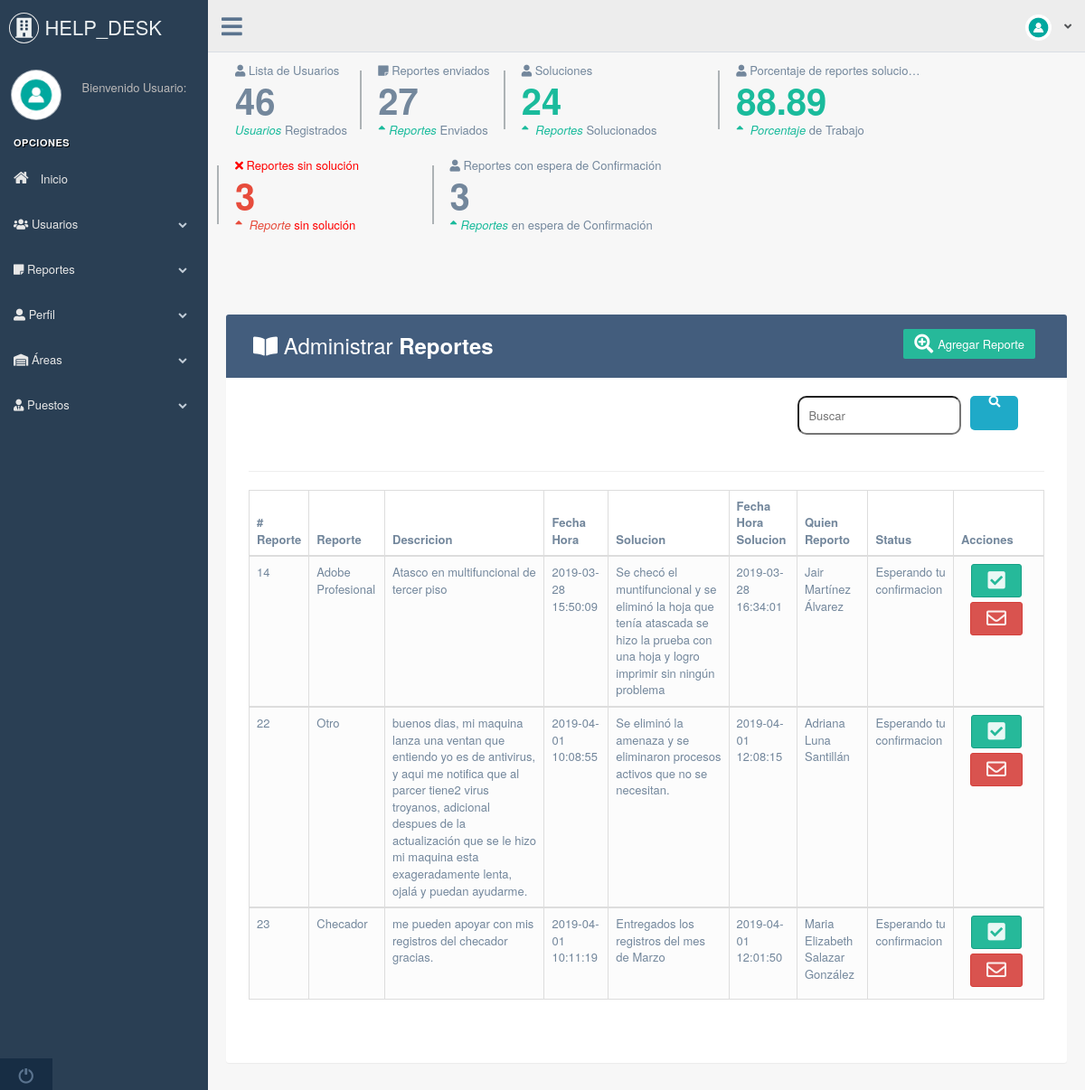
The page /administrator/reporte.php on the database its author committed.
### tables this page shows
CREATE TABLE `mreporte` (
  `id_reporte` int(11) NOT NULL,
  `idcreporte` int(11) NOT NULL,
  `descripcion` text NOT NULL,
  `fecha_hora` datetime NOT NULL DEFAULT CURRENT_TIMESTAMP,
  `status` int(11) NOT NULL DEFAULT '1',
  `idusuario` int(11) NOT NULL
);

CREATE TABLE `creportes` (
  `idcreporte` int(11) NOT NULL,
  `reporte` varchar(255) NOT NULL,
  `status` int(11) NOT NULL DEFAULT '1'
);

CREATE TABLE `msolucion` (
  `id_msolucion` int(11) NOT NULL,
  `solucion` text NOT NULL,
  `fechahora` datetime NOT NULL DEFAULT CURRENT_TIMESTAMP,
  `status` int(11) NOT NULL DEFAULT '1',
  `id_mreporte` int(11) NOT NULL,
  `soluciono` varchar(255) NOT NULL,
  `tiempoinver` int(11) NOT NULL
);

CREATE TABLE `musuario` (
  `idusuario` int(11) NOT NULL,
  `nombre` varchar(255) NOT NULL,
  `nomusuario` varchar(255) NOT NULL,
  `password` varchar(255) NOT NULL,
  `id_carea` int(11) NOT NULL,
  `id_cpuesto` int(11) NOT NULL,
  `id_cusuario` int(11) NOT NULL DEFAULT '2',
  `status` int(11) NOT NULL DEFAULT '1',
  `correo` varchar(255) NOT NULL
);

### administrator/reporte.php (the view, shortened to what this page needs)
<?php
include '../php/conexion.php';
?>
<!DOCTYPE html>
<html lang="en">
  <head>
<link rel="stylesheet" type="text/css" href="css/custom.css">
  <?php include 'includes/script.php';?>
  </head>
  <?php include 'includes/script.php' ?>
  </head>
  <body class="nav-md">
    <div class="container body">
      <div class="main_container">
        <div class="col-md-3 left_col">
          <div class="left_col scroll-view">
            <div class="navbar nav_title" style="border: 0;">
              <a href="index.php" class="site_title"><i class="fas fa-building"></i> HELP_DESK<span></span></a>
            </div>
           <?php include 'includes/menu.php';?>
            <div class="sidebar-footer hidden-small">
              <a data-toggle="tooltip" data-placement="top" title="Logout" href="salir.php">
                <span class="glyphicon glyphicon-off" aria-hidden="true"></span>
              </a>
            </div>
          </div>
        </div>
<div class="top_nav">
          <div class="nav_menu">
            <nav>
              <div class="nav toggle">
                <a id="menu_toggle"><i class="fa fa-bars"></i></a>
              </div>
              <ul class="nav navbar-nav navbar-right">
                <li class="">
                  <a href="profile.php" class="user-profile dropdown-toggle" aria-expanded="false">
                    <img src="images/user.jpg" alt=""><?php echo $_SESSION['nombre']?>
                    <span class=" fa fa-angle-down"></span>
                  </a>
                  </ul>
            </nav>
          </div>
        </div>
<div class="right_col" role="main">
           <div class="row tile_count">
            <div class="col-md-2 col-sm-4 col-xs-6 tile_stats_count">
              <span class="count_top"><i class="fa fa-user"></i> Lista de Usuarios</span>
              <div class="count">
                <?php
                  $sql="SELECT * FROM musuario";
                  $result=mysqli_query($con,$sql);
                   $campos=mysqli_num_rows($result);
                   echo $campos;
                ?>
              </div>
              <span class="count_bottom"><i class="green">Usuarios </i> Registrados</span>
            </div>
            <div class="col-md-2 col-sm-4 col-xs-6 tile_stats_count">
              <span class="count_top"><i class="fas fa-sticky-note"></i> Reportes enviados</span>
              <div class="count">
                <?php
                  $sql="SELECT * FROM mreporte";
                  $result=mysqli_query($con,$sql);
                   $campos=mysqli_num_rows($result);
                   echo $campos;
                ?>
              </div>
              <span class="count_bottom"><i class="green"><i class="fa fa-sort-asc"></i>Reportes  </i> Enviados</span>
            </div>
            <div class="col-md-3 col-sm-3 col-xs-6 tile_stats_count">
              <span class="count_top"><i class="fa fa-user"></i> Soluciones</span>
              <div class="count green"><?php
                  $sql="SELECT * FROM msolucion";
                  $result=mysqli_query($con,$sql);
                   $campos=mysqli_num_rows($result);
                   echo $campos;
                ?> </div>
              <span class="count_bottom"><i class="green"><i class="fa fa-sort-asc"></i> Reportes</i> Solucionados</span>
            </div>
          <div class="col-md-3 col-sm-7 col-xs-6 tile_stats_count">
              <span class="count_top"><i class="fa fa-user"></i> Porcentaje de reportes solucionados</span>
              <div class="count green"><?php
                 $sql="SELECT * FROM mreporte";
                  $result=mysqli_query($con,$sql);
                   $campos=mysqli_num_rows($result);
                    $sql1="SELECT * FROM msolucion";
                  $result1=mysqli_query($con,$sql1);
                   $campos1=mysqli_num_rows($result1);
                  $operacion = $campos1*100;
                  if ($campos==0||$campos1==0) {
                    $total="0%";
                    echo $total;
                  }else {
                     $nop = $operacion/$campos;
                  echo round($nop,2);
                  }
                ?> </div>
              <span class="count_bottom"><i class="green"><i class="fa fa-sort-asc"></i> Porcentaje</i>  de Trabajo</span>
            </div>
 <div class="col-md-3 col-sm-7 col-xs-6 tile_stats_count">
              <span class="count_top" style="color: red"><i class="fas fa-times"></i> Reportes sin solución</span>
              <div class="count red"><?php
                 $sql="SELECT * FROM mreporte";
                  $result=mysqli_query($con,$sql);
                   $campos=mysqli_num_rows($result);
                    $sql1="SELECT * FROM msolucion";
                  $result1=mysqli_query($con,$sql1);
                   $campos1=mysqli_num_rows($result1);
                  $operacion = $campos-$campos1;
                 echo $operacion;
                ?> </div>
              <span class="count_bottom" style="color: red"><i class="red"><i class="fa fa-sort-asc"></i> Reporte </i>  sin solución</span>
            </div>
            <div class="col-md-5 col-sm-4 col-xs-6 tile_stats_count">
              <span class="count_top"><i class="fa fa-user"></i> Reportes con espera de Confirmación</span>
              <div class="count">
                <?php
                  $sql="SELECT * FROM coun";
                  $result=mysqli_query($con,$sql);
                   $campos=mysqli_num_rows($result);
                   echo $campos;
                ?>
              </div>
 <span class="count_bottom"><i class="green"><i class="fa fa-sort-asc"></i>Reportes  </i> en espera de Confirmación</span>
            </div>
   </div>
          <br />
    <div class="container">
        <div class="table-wrapper">
            <div class="table-title">
                <div class="row">
                    <div class="col-sm-6">
            <h2> <i class="fas fa-book-open"></i> Administrar <b>Reportes</b></h2>
          </div>
          <div class="col-sm-6">
            <a href="#addreporteModal" class="btn btn-success" data-toggle="modal"><i class="fas fa-search-plus"></i> <span>Agregar Reporte</span></a>
          </div>
                </div>
            </div>
      <div class='col-sm-4 pull-right'>
        <div id="custom-search-input">
                            <div class="input-group col-md-12">
                                <form action="buscar_reporte.php" method="get" class="form_search">
                <input type="text" name="busqueda" id="busqueda" class="form_search" placeholder="Buscar">
                <button type="submit" class="btn_search"><i class="fas fa-search"></i> </button>
            </form>
                            </div>
                </div>
      </div>
      <div class='clearfix'></div>
      <hr>
 <table id="datatable-buttons" class="table table-striped table-bordered">
                      <thead>
                        <tr>
                          <th># Reporte</th>
                          <th>Reporte</th>
                          <th>Descricion</th>
                          <th>Fecha Hora</th>
                          <th>Solucion</th>
                          <th>Fecha Hora Solucion</th>
                          <th>Quien Reporto</th>
                          <th>Status</th>
                          <th>Acciones</th>
                        </tr>
                         <?php
                         $nombre = $_SESSION['nombre'];
              $query=mysqli_query($con,"SELECT creportes.reporte,mreporte.id_reporte,mreporte.descripcion,mreporte.fecha_hora,musuario.nombre,mreporte.status,msolucion.solucion,msolucion.fechahora,musuario.correo FROM mreporte INNER JOIN creportes on creportes.idcreporte = mreporte.idcreporte INNER JOIN musuario on musuario.idusuario = mreporte.idusuario
              INNER JOIN msolucion on msolucion.id_mreporte =mreporte.id_reporte  where musuario.nombre= '$nombre' or mreporte.status=3 ORDER BY mreporte.id_reporte ASC ");
              $result = mysqli_num_rows($query);
              if ($result > 0) {
              while($data = mysqli_fetch_array($query)){
                if ($data['status'] ==3) {
                     $status= "Esperando tu confirmacion";
         $campo_largo = $data['descripcion'];
         $campo = $data['solucion'];
              ?>
                      </thead>
                      <tbody>
                        <tr>
                          <td><?php echo $data['id_reporte'];?></td>
                          <td><?php echo $data['reporte'];?></td>
                          <td><?php echo str_replace("\n", "<br>", $campo_largo);?></td>
                          <td><?php echo $data['fecha_hora'];?></td>
                          <td><?php echo str_replace("\n", "<br>", $campo);?></td>
                              <td><?php echo $data['fechahora'];?></td>
                          <td><?php echo $data['nombre'];?>
                             <td><?php echo $status;?></td>
                             <td>
                            <center>
                          <a href="confirm_solution.php?idreporte=<?php echo $data["id_reporte"];?>"  ><button type="submit" name="accion" class="btn btn-success"><i class="fas fa-check-square"></i></button></a>
 <form action="action3.php" method="post">
                          <a href="enviar_confirmacion.php?idreporte=<?php echo $data["id_reporte"]; echo $data["correo"];echo $data["nombre"];?>"><button type="submit" name="accion" class="btn btn-danger"><i class="far fa-envelope"></i></button></a></a>
                          </form>
                          </center>
                          </td>
                          </td>
                         </tr>
                      </tbody>
                       <?php
}
}
 }
        ?>
                    </table>
                <footer>
        </footer>
      </div>
    </div>
  </body>
</html>

### administrator/includes/script.php (shortened to what this page needs)
<link href="../vendors/bootstrap/dist/css/bootstrap.min.css" rel="stylesheet">
   <link href="../vendors/font-awesome/css/font-awesome.min.css" rel="stylesheet">
   <link rel="stylesheet" href="https://use.fontawesome.com/releases/v5.7.2/css/all.css">
   <link href="../vendors/nprogress/nprogress.css" rel="stylesheet">
   <link href="../vendors/iCheck/skins/flat/green.css" rel="stylesheet">
   <link href="../vendors/bootstrap-progressbar/css/bootstrap-progressbar-3.3.4.min.css" rel="stylesheet">
   <link href="../vendors/jqvmap/dist/jqvmap.min.css" rel="stylesheet"/>
   <link href="../vendors/bootstrap-daterangepicker/daterangepicker.css" rel="stylesheet">
   <link href="../build/css/custom.min.css" rel="stylesheet">

### administrator/includes/menu.php (shortened to what this page needs)
<div class="profile clearfix">
             <div class="profile_pic">
               <img src="images/user.jpg" alt="..." class="img-circle profile_img">
             </div>
             <div class="profile_info">
               <span>Bienvenido Usuario: </span>
             </div>
           </div>
           <br />
           <div id="sidebar-menu" class="main_menu_side hidden-print main_menu">
             <div class="menu_section">
               <h3>Opciones</h3>
               <ul class="nav side-menu">
                 <li><a href="index.php" ><i class="fa fa-home"></i> Inicio </a>
                 </li>
                 <li><a><i class="fas fa-users"></i> Usuarios <span class="fa fa-chevron-down"></span></a>
                 </li>
                 <li><a><i class="fas fa-sticky-note"></i> Reportes <span class="fa fa-chevron-down"></span></a>
                 </li>
                 <li><a><i class="fas fa-user-alt"></i> Perfil <span class="fa fa-chevron-down"></span></a>
                 </li>
                <li><a><i class="fas fa-warehouse"></i> Áreas <span class="fa fa-chevron-down"></span></a>
                 </li>
                  <li><a><i class="fas fa-user-tie"></i> Puestos <span class="fa fa-chevron-down"></span></a>
                 </li>
               </ul>
             </div>
           </div>

### administrator/css/custom.css (style rules this page uses)
body { color: #566787; background: #f5f5f5; font-family: 'Varela Round', sans-serif; font-size: 13px; }
.table-wrapper { background: #fff; padding: 20px 25px; margin: 30px 0; border-radius: 3px; box-shadow: 0 1px 1px rgba(0,0,0,.05); }
.table-title { padding-bottom: 15px; background: #435d7d; color: #fff; padding: 16px 30px; margin: -20px -25px 10px; border-radius: 3px 3px 0 0; }
.table-title h2 { margin: 5px 0 0; font-size: 24px; }
.table-title .btn { color: #fff; float: right; font-size: 13px; border: none; min-width: 50px; border-radius: 2px; border: none; outline: none !important; margin-left: 10px; }
.table-title .btn i { float: left; font-size: 21px; margin-right: 5px; }
.table-title .btn span { float: left; margin-top: 2px; }
table.table tr th, table.table tr td { border-color: #e9e9e9; padding: 12px 15px; vertical-align: middle; }
table.table tr th:first-child { width: 60px; }
table.table tr th:last-child { width: 100px; }
table.table-striped tbody tr:nth-of-type(odd) { background-color: #fcfcfc; }
table.table td:last-child i { opacity: 0.9; font-size: 22px; margin: 0 5px; }
table.table td a { font-weight: bold; color: #566787; display: inline-block; text-decoration: none; outline: none !important; }
table.table td i { font-size: 19px; }
.form_search { display: -webkit-flex; display: -moz-flex; display: -ms-flex; display: -o-flex; display:flex; float: right; background: initial; padding:10px; border-radius: 10px; }
.form_search .btn_search { background: #1faac8; color:#FFF; padding:0 20px; border: 0; cursor: pointer; margin-left: 10px; display: -webkit-flex; display: -moz-flex; display: -ms-flex; display: -o-flex; display: flex; border-radius: 5px; }

### rows shown on the page
mreporte: id_reporte "14", idcreporte.reporte "Adobe Profesional", descripcion "Atasco en multifuncional de tercer piso", fecha_hora "2019-03-28 15:50:09", msolucion.solucion "Se checó el muntifuncional y se eliminó la hoja que tenía atascada se hizo la prueba con una hoja y logro imprimir sin ningún problema", msolucion.fechahora "2019-03-28 16:34:01", idusuario.nombre "Jair Martínez Álvarez", status "Esperando tu confirmacion"
mreporte: id_reporte "22", idcreporte.reporte "Otro", descripcion "buenos dias, mi maquina lanza una ventan que entiendo yo es de antivirus, y aqui me notifica que al parcer tiene2 virus troyanos, adicional despues de la actualización que se le hizo mi maquina esta exageradamente lenta, ojalá y puedan ayudarme.", fecha_hora "2019-04-01 10:08:55", msolucion.solucion "Se eliminó la amenaza y se eliminaron procesos activos que no se necesitan.", msolucion.fechahora "2019-04-01 12:08:15", idusuario.nombre "Adriana Luna Santillán", status "Esperando tu confirmacion"
mreporte: id_reporte "23", idcreporte.reporte "Checador", descripcion "me pueden apoyar con mis registros del checador gracias.", fecha_hora "2019-04-01 10:11:19", msolucion.solucion "Entregados los registros del mes de Marzo", msolucion.fechahora "2019-04-01 12:01:50", idusuario.nombre "Maria Elizabeth Salazar González", status "Esperando tu confirmacion"

### other values the page prints
$campos "46"
$campos "27"
$campos "24"
$nop "88.89"
$operacion "3"
$campos "3"
